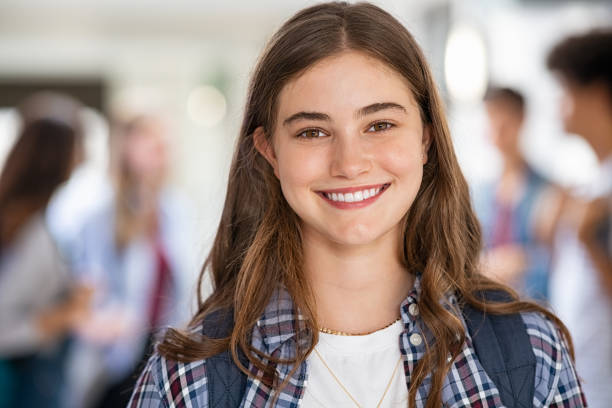
#> input picture images/girl3.png, 612 x 408 px, found by its file name
$ jupyter execute 9_eye_detection.ipynb   (text cells are left out)
#> lines starting #> are read from the running program, lines starting #| are printed output that depends on the picture; after the words box and inside, x2 and y2 are one past the last pixel; in counts of white or black regions, pixels touching at a corner belong together
[cell 1]
"""address of file"""
# C:\Users\DELL\AppData\Local\Programs\Python\Python312\Lib\site-packages\cv2\data

[cell 2]
import cv2

# Load the image
image = cv2.imread(r'images\girl3.png')
#> image is the input picture: shape (408, 612, 3); mean B, G, R 135.8, 140, 155.3

if image is not None:
    # Resize the image and grayscale image to 500x500 for consistency
    image = cv2.resize(image, (500, 500))
#> image: shape (500, 500, 3)
    gray = cv2.cvtColor(image, cv2.COLOR_BGR2GRAY)
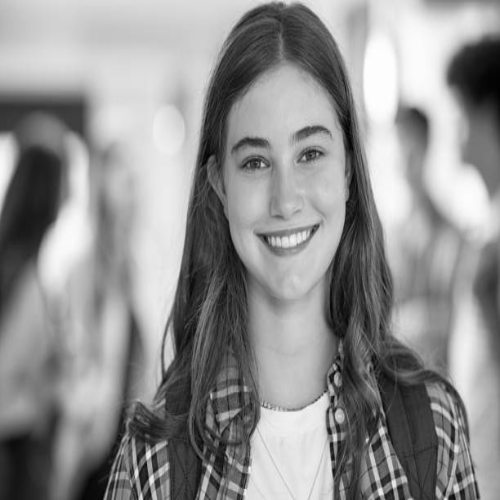
#> gray: shape (500, 500); min 2, max 254, mean 144

    # Load the Haar cascades for face and eye detection
    face_cascade = cv2.CascadeClassifier(r'video\haarcascade_frontalface_default.xml')
    eye_cascade = cv2.CascadeClassifier(r'video\haarcascade_eye.xml')

    # Check if the cascades loaded correctly
    if face_cascade.empty() or eye_cascade.empty():
        print("Error loading Haar cascade files.")
    else:
        # Detect faces in the image
        faces = face_cascade.detectMultiScale(gray, scaleFactor=1.1, minNeighbors=5, minSize=(30, 30))
#> faces = [[194, 85, 183, 183]]

        for (x, y, w, h) in faces:
            # Draw a rectangle around each detected face
            cv2.rectangle(image, (x, y), (x + w, y + h), (255, 0, 0), 2)

            # Define the region of interest (ROI) as the detected face
            roi_gray = gray[y:y + h, x:x + w]
            roi_color = image[y:y + h, x:x + w]

            # Detect eyes within the face ROI
            eyes = eye_cascade.detectMultiScale(roi_gray, scaleFactor=1.1, minNeighbors=10, minSize=(20, 20))

            for (ex, ey, ew, eh) in eyes:
                # Draw a rectangle around each detected eye
                cv2.rectangle(roi_color, (ex, ey), (ex + ew, ey + eh), (0, 255, 0), 2)
                # Display 'Eye' text on detection
                cv2.putText(image, 'Eye', (x, y - 10), cv2.FONT_HERSHEY_SIMPLEX, 0.7, (0, 255, 0), 2)
#> this loop made 1 pass
#> (x, y, w, h, eyes) on pass 1: (194, 85, 183, 183, [[97, 52, 39, 39], [39, 58, 42, 42]])
#> pass 1, `roi_gray = gray[y:y + h, x:x + w]`:
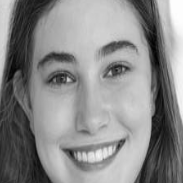
#> roi_gray: shape (183, 183); min 2, max 254, mean 137.2
#> pass 1, `roi_color = image[y:y + h, x:x + w]`:
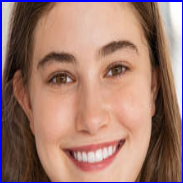
#> roi_color: shape (183, 183, 3); mean B, G, R 112.5, 123.3, 161.8
#> after the loop:
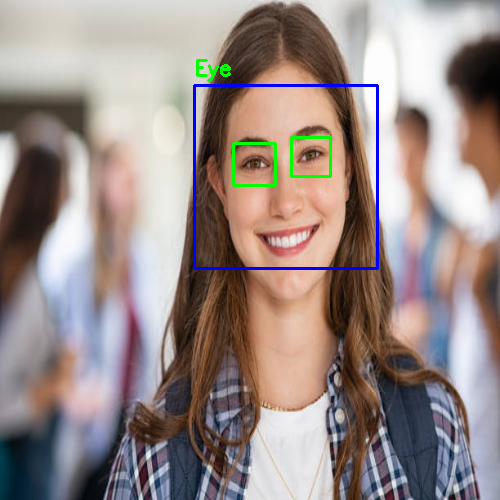
#> image: shape (500, 500, 3); mean B, G, R 136.2, 139.2, 152.8
#> after the loop:
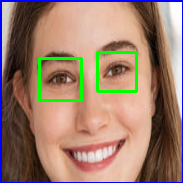
#> roi_color: shape (183, 183, 3); 2.88% of pixels changed, all inside (x1, y1, x2, y2) = (38, 51, 138, 102)

        # Show the final output image with detections
        cv2.imshow('Eye Detection', image)

        # Wait until 'q' is pressed to close the window
        while True:
            if cv2.waitKey(1) & 0xFF == ord('q'):
#> (key q is pressed here)
                break
else:
    print("Error: Image not found.")

# Close the window
cv2.destroyAllWindows()

[cell 3]
import cv2

# Open video file
# video_capture = cv2.VideoCapture(r'video\smiling_group.mp4')

video_capture = cv2.VideoCapture(0)

# Load the Haar cascades for face and eye detection
face_cascade = cv2.CascadeClassifier(r'video\haarcascade_frontalface_default.xml')
eye_cascade = cv2.CascadeClassifier(r'video\haarcascade_eye.xml')

# Check if cascades loaded correctly
if face_cascade.empty() or eye_cascade.empty():
    print("Error loading Haar cascade files.")
else:
    # Process each frame from the video
    while video_capture.isOpened():
        ret, frame = video_capture.read()
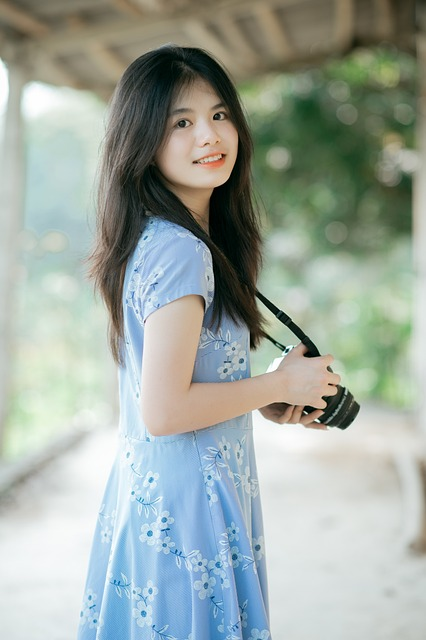
#> input picture images/girl.png, 426 x 640 px, given in place of the camera
#> frame is the input picture: shape (640, 426, 3); mean B, G, R 160.9, 168.4, 158.1

        # Break the loop if no frames are left
        if not ret:
            break

        # Resize the frame
        frame = cv2.resize(frame, (800, 500))
#> frame: shape (500, 800, 3)

        # Convert the frame to grayscale
        gray = cv2.cvtColor(frame, cv2.COLOR_BGR2GRAY)
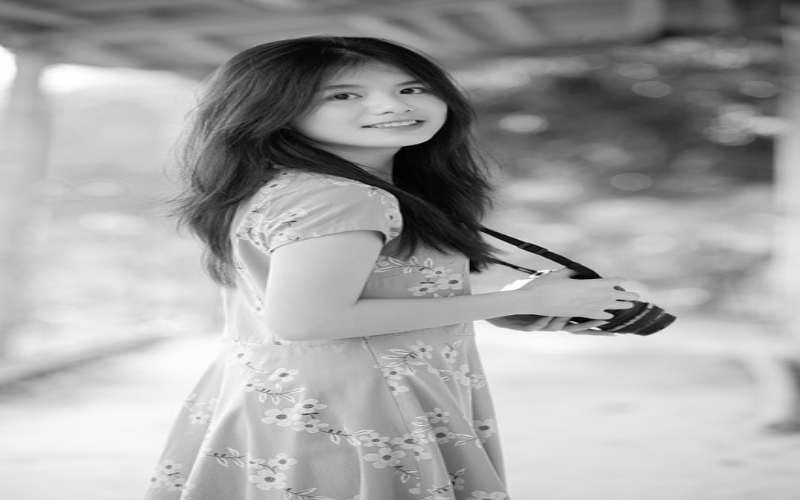
#> gray: shape (500, 800); min 1, max 255, mean 164.3

        # Detect faces in the frame
        faces = face_cascade.detectMultiScale(gray, scaleFactor=1.1, minNeighbors=6, minSize=(30, 30))
#> faces = [[378, 65, 76, 76]]

        for (x, y, w, h) in faces:
            # Draw a rectangle around each detected face
            cv2.rectangle(frame, (x, y), (x + w, y + h), (255, 0, 0), 2)

            # Define the region of interest (ROI) as the detected face
            roi_gray = gray[y:y + h, x:x + w]
            roi_color = frame[y:y + h, x:x + w]

            # Detect eyes within the face ROI
            eyes = eye_cascade.detectMultiScale(roi_gray, scaleFactor=1.1, minNeighbors=4, minSize=(20, 20))

            for (ex, ey, ew, eh) in eyes:
                # Draw a rectangle around each detected eye
                cv2.rectangle(roi_color, (ex, ey), (ex + ew, ey + eh), (0, 255, 0), 2)
                # Display 'Eye' text on detection
                cv2.putText(frame, 'Eye', (x, y - 10), cv2.FONT_HERSHEY_SIMPLEX, 0.7, (0, 255, 0), 2)
#> this loop made 1 pass
#> pass 1, `roi_gray = gray[y:y + h, x:x + w]`:
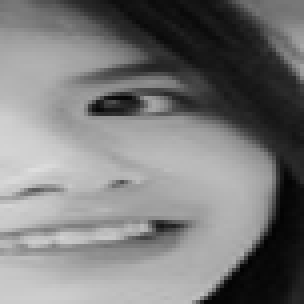
#> roi_gray: shape (76, 76) (shown 4 times larger); min 1, max 222, mean 122.8
#> pass 1, `roi_color = frame[y:y + h, x:x + w]`:
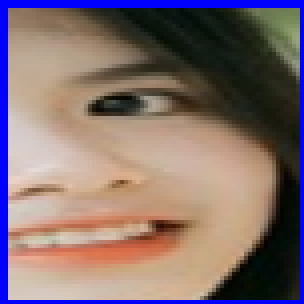
#> roi_color: shape (76, 76, 3) (shown 4 times larger); mean B, G, R 111.6, 110.4, 129.6
#> after the loop:
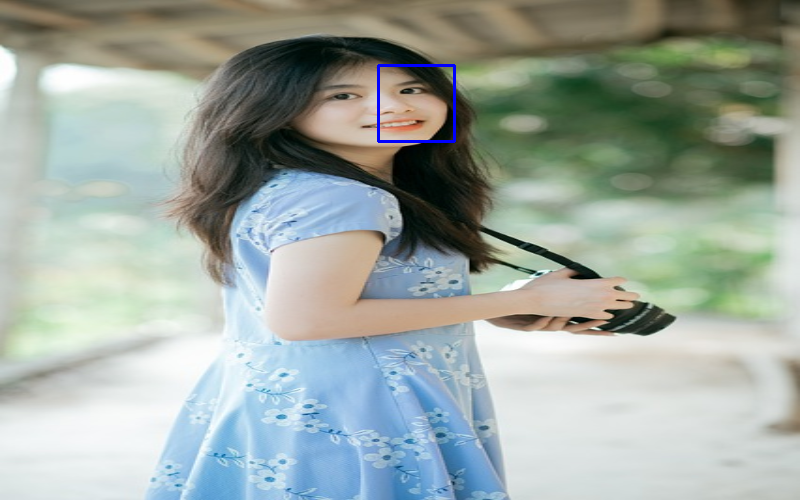
#> frame: shape (500, 800, 3); mean B, G, R 161.1, 168, 157.7

        # Display the resulting frame
        cv2.imshow('Eye Detection', frame)

        # Press 'q' to exit
        if cv2.waitKey(1) & 0xFF == ord('q'):
#> (key q is pressed here)
            break

# Release the video capture object and close all OpenCV windows
video_capture.release()
cv2.destroyAllWindows()
